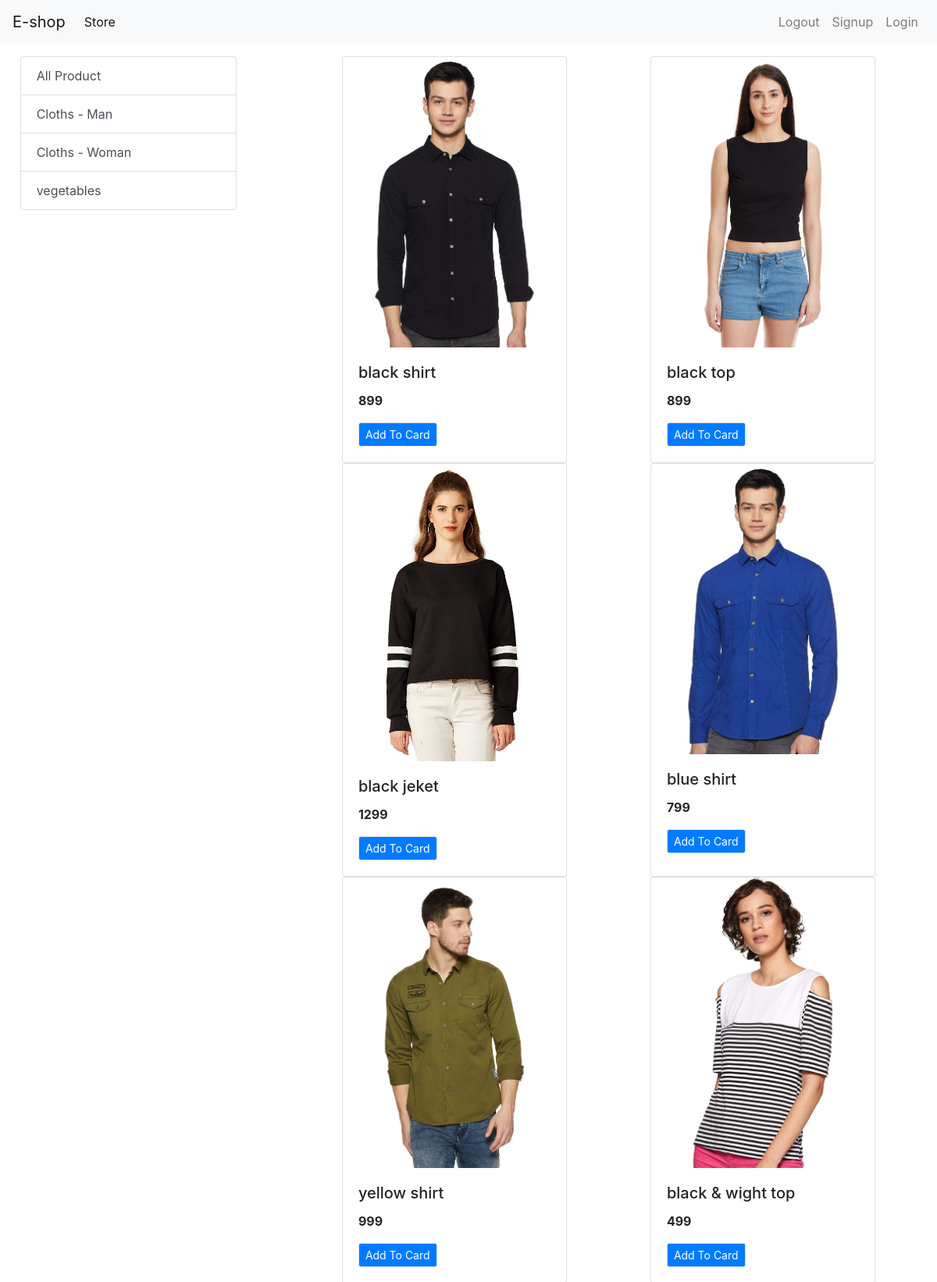
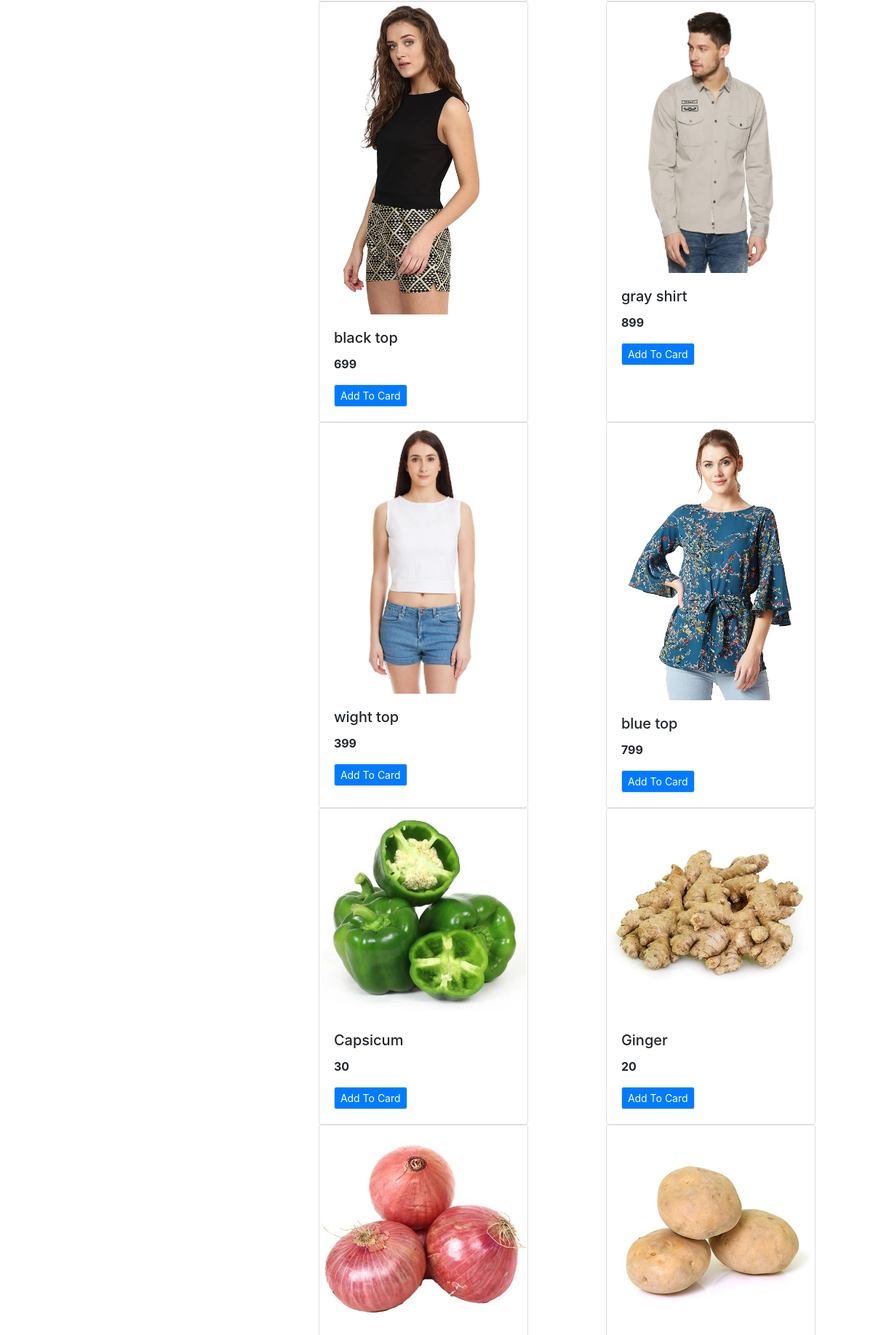
The page / (upper part) on the database its author committed (2 pictures, top to bottom).
### store/models/category.py (models this page shows, shortened)
class Category(models.Model):
    name = models.CharField(max_length=50)

### store/models/product.py (models this page shows)
class Product(models.Model):
    name = models.CharField(max_length=50)
    price = models.IntegerField(default=0)
    category = models.ForeignKey(Category, on_delete=models.CASCADE, default=1, null=True, blank=True)
    description = models.CharField(max_length=200, default='')
    image = models.ImageField(upload_to='uploads/product')

### store/views.py (the view)
# urls.py: path('', index, name='homepage'),
def index(request):
    categories = Category.objects.all()
    category_id = request.GET.get('category')
    if category_id:
        product_data = Product.objects.filter(category_id=category_id)
    else:
        product_data = Product.objects.all()
    data = {
        'productData': product_data,
        'categories': categories
    }
    return render(request, 'index.html', data)

### store/templates/index.html
{% extends "base.html" %}
{% block content %}
   <div class="contaiber-fluid mt-3">
    <div class="row">
      <div class="col-lg-3 mx-auto">
       <div class="list-group ">
            <a href="/" class="list-group-item list-group-item-action ">All Product</a>
        {% for category in categories %}
          <a href="/?category={{category.id}}" class="list-group-item list-group-item-action ">{{category.name}}</a>
          {% endfor %}
        </div>
      </div>
      <div id='products' class="col-lg-8 mx-auto">
        <div class="row mx-auto">
          {% for productData in productData %}
          <div class="card mx-auto" style="width: 18rem;">
            <img class="card-img-top" src={{productData.image.url}} alt="Card image cap">
            <div class="card-body">
              <h5 class="card-title">{{productData.name}}</h5>
              <p class="card-text"><b>{{productData.price}}</b></p>
              <a href="#" class="btn btn-primary border btn-sm">Add To Card</a>
            </div>
          </div>
          {% endfor %}
        </div>
      </div>
    </div>
  </div>
    {% endblock%}

### store/templates/base.html (shortened to what this page needs)
<!doctype html>
<html lang="en">
  <head>
    <link rel="stylesheet" href="https://cdn.jsdelivr.net/npm/bootstrap@4.0.0/dist/css/bootstrap.min.css">
  </head>
  <body>
    <nav class="navbar navbar-expand-lg navbar-light bg-light">
      <a class="navbar-brand" href="#">E-shop</a>
      <div class="collapse navbar-collapse" id="navbarSupportedContent">
        <ul class="navbar-nav mr-auto">
          <li class="nav-item active">
            <a class="nav-link" href="#">Store <span class="sr-only">(current)</span></a>
          </li>
        </ul>
        <ul class="navbar-nav my-2 my-lg-0">
          <li class="nav-item ">
            <a class="nav-link" href="#">Logout <span class="sr-only">(current)</span></a>
          </li>
          <li class="nav-item ">
            <a class="nav-link" href="\Signup">Signup <span class="sr-only">(current)</span></a>
          </li>
          <li class="nav-item ">
            <a class="nav-link" href="#">Login <span class="sr-only">(current)</span></a>
          </li>
        </ul>
      </div>
    </nav>
        {% block content %}{% endblock %}
  </body>
</html>

### rows shown on the page
Category: name "Cloths - Man"
Category: name "Cloths - Woman"
Category: name "vegetables"
Product: image (picture), name "black shirt", price "899"
Product: image (picture), name "black top", price "899"
Product: image (picture), name "black jeket", price "1299"
Product: image (picture), name "blue shirt", price "799"
Product: image (picture), name "yellow shirt", price "999"
Product: image (picture), name "black & wight top", price "499"
Product: image (picture), name "black top", price "699"
Product: image (picture), name "gray shirt", price "899"
Product: image (picture), name "wight top", price "399"
Product: image (picture), name "blue top", price "799"
Product: image (picture), name "Capsicum", price "30"
Product: image (picture), name "Ginger", price "20"
Product: image (picture)
Product: image (picture)
